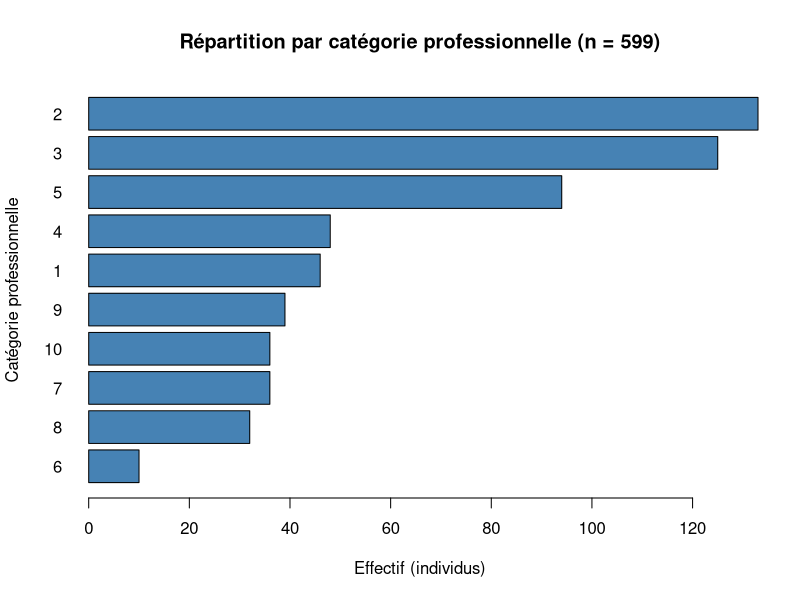
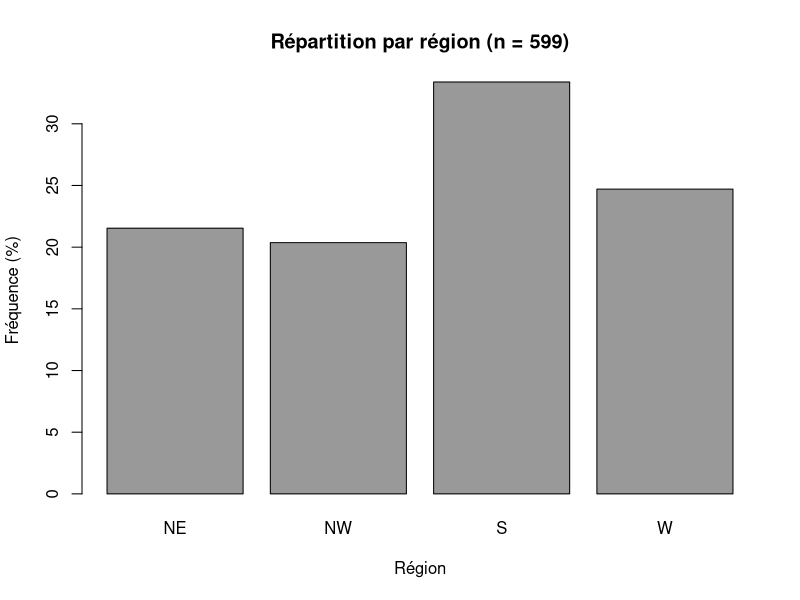
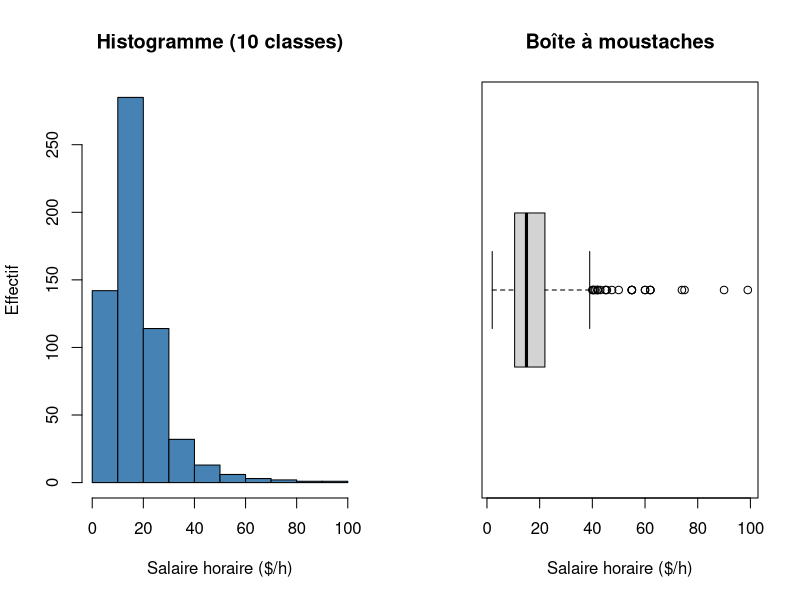
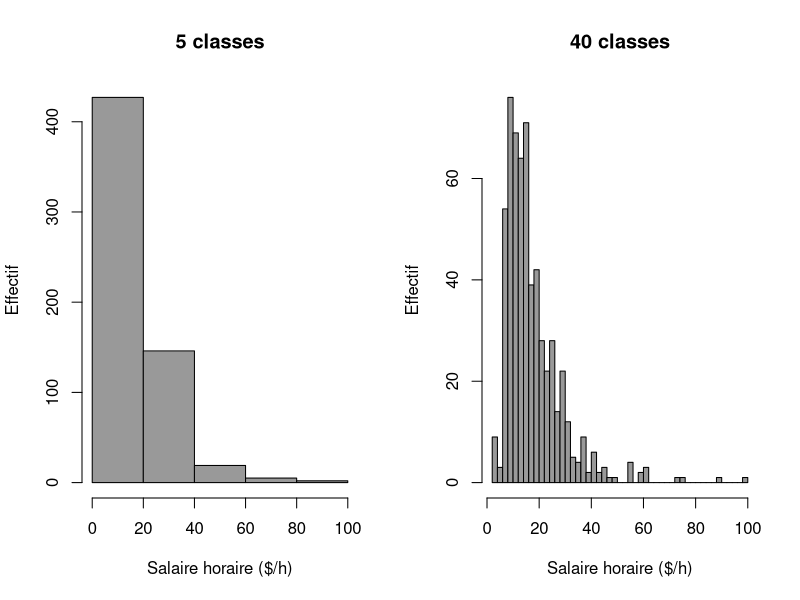
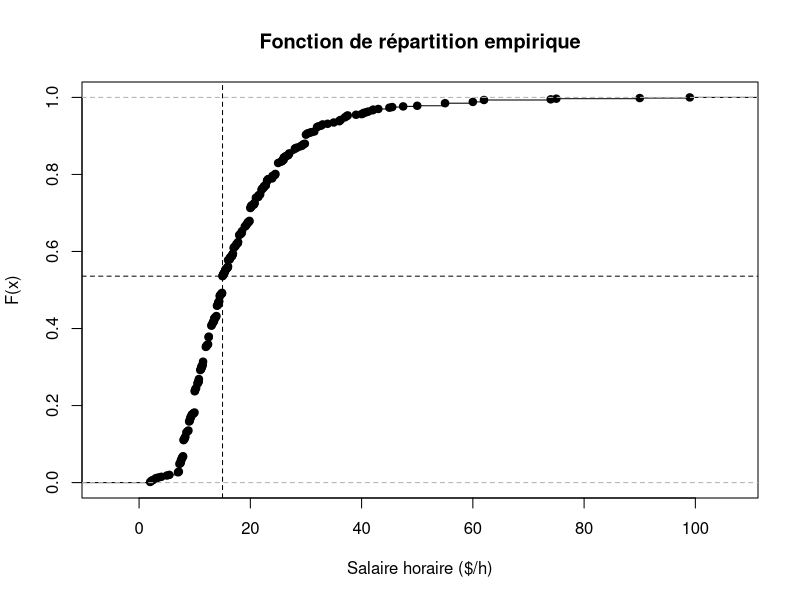
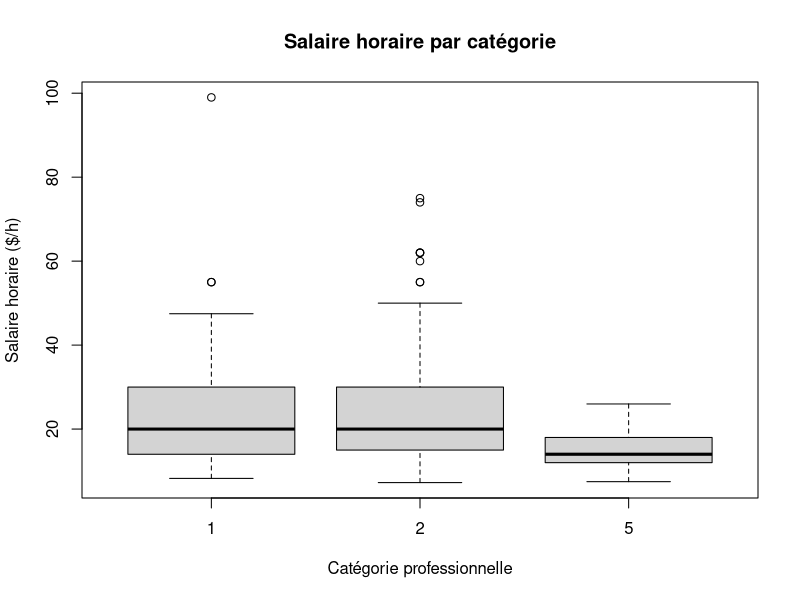
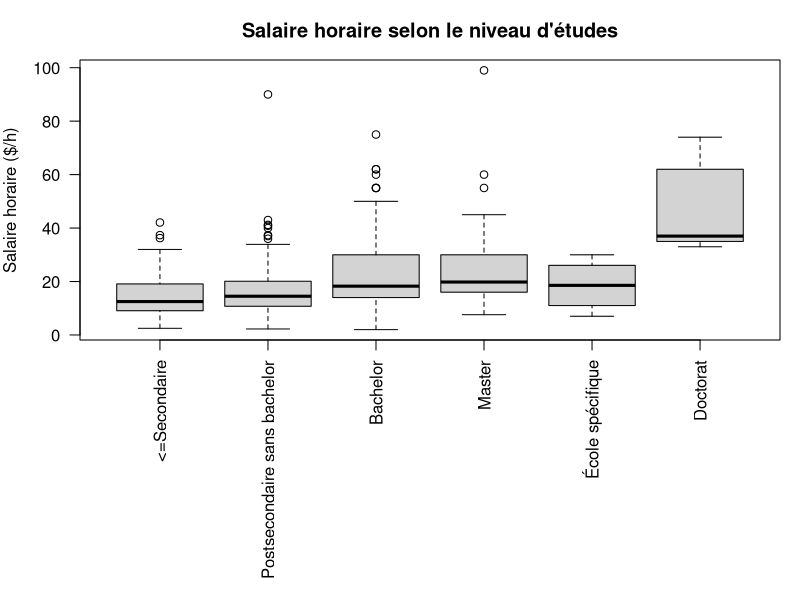
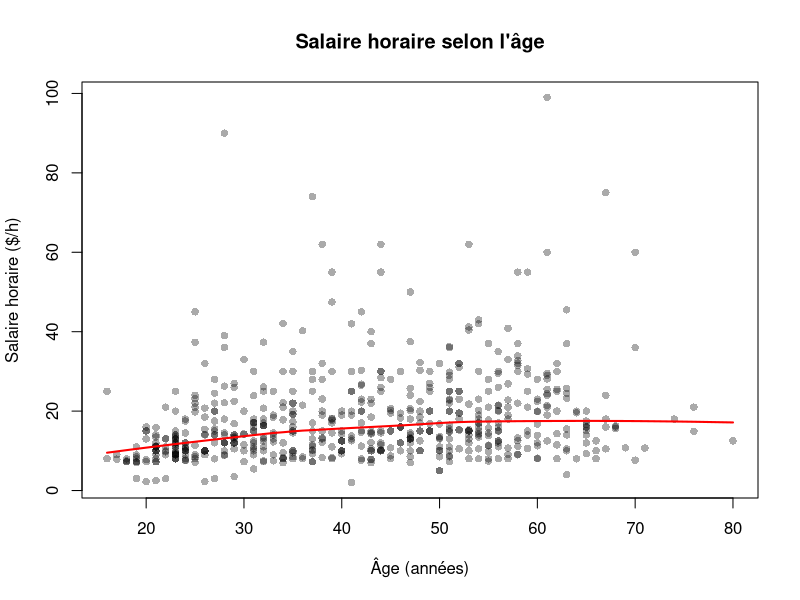

Source code (R) for these figures, in order:
# TP statistique descriptive — Partie 1 : Recensement (CPS, juillet 2012)
# Exécution : Rscript tp_partie1.R  (depuis le dossier contenant Recensement.txt)

# ---- 1.1 Importation et qualité des données ----

# Q1. Import : fichier texte, séparateur tabulation, en-tête
d <- read.table("Recensement.txt", header = TRUE, sep = "\t",
                stringsAsFactors = FALSE)
dim(d)        # observations x variables ; unité statistique = un individu
head(d, 5)    # aucune variable identifiante (nom, adresse) : affichage possible

# Q2-Q3. Types R, modalités présentes, valeurs manquantes, doublons
str(d)
controle <- data.frame(
  variable   = names(d),
  type_R     = sapply(d, class),
  n_NA       = colSums(is.na(d)),
  n_modalites = sapply(d, function(x) length(unique(x))),
  min        = sapply(d, function(x) if (is.numeric(x)) min(x, na.rm = TRUE) else NA),
  max        = sapply(d, function(x) if (is.numeric(x)) max(x, na.rm = TRUE) else NA),
  row.names  = NULL
)
controle
sum(duplicated(d))                 # lignes strictement identiques
for (v in c("SEXE", "REGION", "STAT_MARI", "SYNDICAT",
            "CATEGORIE", "NIV_ETUDES", "REV_FOYER")) {
  cat("\n", v, "\n"); print(table(d[[v]], useNA = "ifany"))
}

# Q4. Règles de contrôle : on signale, on ne supprime pas
regles <- list(
  age_hors_16_80      = d$AGE < 16 | d$AGE > 80,
  age_mineur          = d$AGE < 18,
  salaire_non_positif = d$SAL_HOR <= 0,
  salaire_tres_bas    = d$SAL_HOR < 7.25,      # sous le salaire minimum fédéral 2012
  salaire_tres_haut   = d$SAL_HOR > 75,
  enfants_ge_foyer    = d$NB_ENF >= d$NB_PERS, # au moins un adulte attendu
  foyer_plus_de_10    = d$NB_PERS > 10
)
sapply(regles, sum)
d[Reduce(`|`, regles[c("salaire_tres_haut", "foyer_plus_de_10")]), ]

# Q5. Population analysée pour SAL_HOR : salaires valides (non NA) et strictement positifs
# Ici les 599 individus le sont (0 NA, 0 salaire nul) : aucun n'est écarté, la
# population analysée est donc l'échantillon complet. Le garde-fou ci-dessous le vérifie
# et empêcherait de rédiger cette phrase si le fichier changeait.
sal_ok <- !is.na(d$SAL_HOR) & d$SAL_HOR > 0
c(valides = sum(sal_ok), exclus = sum(!sal_ok))
stopifnot(all(sal_ok))
# Sensibilité (Q4-Q5) : les salaires < 7,25 $/h (17 cas) et > 75 $/h (2 cas) sont signalés,
# pas supprimés ; ils peuvent être réels (temps partiel, pourboires, cadres) -> voir Q14-Q15.

# ---- 1.2 Décrire la population ----

# Q6. Effectifs et fréquences (dénominateur : n = nrow(d) = 599 individus, aucune NA)
# Attention : la région est codée NE/NW/S/W dans le fichier (le sujet écrit MW).
freq <- function(x) {
  t <- table(x)
  data.frame(modalite = names(t), effectif = as.vector(t),
             frequence_pct = round(100 * as.vector(prop.table(t)), 1))
}
for (v in c("SEXE", "REGION", "STAT_MARI", "SYNDICAT", "CATEGORIE")) {
  cat("\n", v, "(n =", nrow(d), ")\n"); print(freq(d[[v]]))
}

# Q7. Deux graphiques : barres horizontales ordonnées (CATEGORIE) et barres de SEXE
options(bitmapType = "cairo")   # accents corrects dans les PNG
invisible(Sys.setlocale("LC_ALL", "C.UTF-8"))
dir.create("figures", showWarnings = FALSE)
png("figures/fig_categories.png", width = 800, height = 500)
barplot(sort(table(d$CATEGORIE)), horiz = TRUE, las = 1, col = "steelblue",
        xlab = "Effectif (individus)", ylab = "Catégorie professionnelle",
        main = paste0("Répartition par catégorie professionnelle (n = ", nrow(d), ")"))
dev.off()
png("figures/fig_region.png", width = 600, height = 450)
barplot(100 * prop.table(table(d$REGION)), col = "grey60",
        ylab = "Fréquence (%)", xlab = "Région",
        main = paste0("Répartition par région (n = ", nrow(d), ")"))
dev.off()

# Q8. Niveaux d'études : codes d'origine puis regroupement (codes de l'énoncé)
table(d$NIV_ETUDES)
d$ETUDES <- cut(d$NIV_ETUDES, breaks = c(31, 39, 42, 43, 44, 45, 46),
                labels = c("<=Secondaire", "Postsecondaire sans bachelor",
                           "Bachelor", "Master", "École spécifique", "Doctorat"))
freq(d$ETUDES)

# Q9. Catégories 1, 2, 5 : pourcentages conditionnels
d3 <- subset(d, CATEGORIE %in% c(1, 2, 5))
round(100 * prop.table(table(d3$CATEGORIE, d3$SEXE), margin = 1), 1)    # sexe | catégorie
round(100 * prop.table(table(d3$CATEGORIE, d3$ETUDES), margin = 1), 1)  # études | catégorie
table(d3$CATEGORIE, d3$SEXE)  # effectifs bruts pour comparaison (Q10)

# ---- 1.3 Distributions et indicateurs ----

# Q11. Indicateurs (effectif valide, moyenne, médiane, écart-type, quartiles, min, max)
resume <- function(x) c(n = sum(!is.na(x)), moyenne = mean(x, na.rm = TRUE),
  mediane = median(x, na.rm = TRUE), ecart_type = sd(x, na.rm = TRUE),
  Q1 = unname(quantile(x, .25, na.rm = TRUE)), Q3 = unname(quantile(x, .75, na.rm = TRUE)),
  min = min(x, na.rm = TRUE), max = max(x, na.rm = TRUE))
round(t(sapply(d[c("AGE", "SAL_HOR", "NB_PERS", "NB_ENF")], resume)), 2)

# Q12-Q13. Histogramme et boîte à moustaches ; deux découpages différents
png("figures/fig_sal_dist.png", width = 900, height = 450)
par(mfrow = c(1, 2))
hist(d$SAL_HOR, breaks = 10, col = "steelblue", xlab = "Salaire horaire ($/h)",
     ylab = "Effectif", main = "Histogramme (10 classes)")
boxplot(d$SAL_HOR, horizontal = TRUE, xlab = "Salaire horaire ($/h)",
        main = "Boîte à moustaches")
dev.off()
png("figures/fig_sal_classes.png", width = 900, height = 450)
par(mfrow = c(1, 2))
hist(d$SAL_HOR, breaks = 5, col = "grey60", xlab = "Salaire horaire ($/h)",
     ylab = "Effectif", main = "5 classes")
hist(d$SAL_HOR, breaks = 40, col = "grey60", xlab = "Salaire horaire ($/h)",
     ylab = "Effectif", main = "40 classes")
dev.off()

# Q14-Q15. Moyenne vs médiane ; IQR et règle 1,5 x IQR
iqr <- IQR(d$SAL_HOR)
bornes <- quantile(d$SAL_HOR, c(.25, .75)) + c(-1.5, 1.5) * iqr
iqr; bornes
atypiques <- d$SAL_HOR < bornes[1] | d$SAL_HOR > bornes[2]
sum(atypiques); sort(d$SAL_HOR[atypiques])
# sensibilité aux valeurs extrêmes : moyenne et médiane sans les 2 plus hauts salaires
sans2 <- d$SAL_HOR[-order(d$SAL_HOR, decreasing = TRUE)[1:2]]
c(avec = mean(d$SAL_HOR), sans = mean(sans2))
c(avec = median(d$SAL_HOR), sans = median(sans2))

# Q16. Fonction de répartition empirique du salaire horaire
Fn <- ecdf(d$SAL_HOR)
png("figures/fig_ecdf_sal.png", width = 700, height = 450)
plot(Fn, xlab = "Salaire horaire ($/h)", ylab = "F(x)", main = "Fonction de répartition empirique")
abline(v = 15, h = Fn(15), lty = 2)
dev.off()
Fn(15)                        # proportion gagnant au plus 15 $/h
quantile(d$SAL_HOR, 0.9)      # quantile d'ordre 0,9

# Q17. Variance descriptive (n) vs corrigée (n-1) ; var() utilise n-1
n <- length(d$SAL_HOR)
c(var_R = var(d$SAL_HOR), n_moins_1 = sum((d$SAL_HOR - mean(d$SAL_HOR))^2) / (n - 1),
  n = sum((d$SAL_HOR - mean(d$SAL_HOR))^2) / n)

# ---- 1.4 Comparer et interpréter ----

# Q18. Salaires par catégorie 1, 2, 5 : tableau commun et boxplot comparatif
d3 <- subset(d, CATEGORIE %in% c(1, 2, 5))
d3$CATEGORIE <- factor(d3$CATEGORIE)
tab_cat <- aggregate(SAL_HOR ~ CATEGORIE, d3,
                     function(x) round(c(n = length(x), moy = mean(x), med = median(x),
                                         sd = sd(x), Q1 = unname(quantile(x, .25)),
                                         Q3 = unname(quantile(x, .75))), 2))
tab_cat
png("figures/fig_sal_categorie.png", width = 700, height = 450)
boxplot(SAL_HOR ~ CATEGORIE, d3, xlab = "Catégorie professionnelle",
        ylab = "Salaire horaire ($/h)", main = "Salaire horaire par catégorie")
dev.off()

# Q19. Salaire selon le sexe : global puis par catégorie
aggregate(SAL_HOR ~ SEXE, d, function(x) round(c(n = length(x), moy = mean(x), med = median(x)), 2))
aggregate(SAL_HOR ~ CATEGORIE + SEXE, d3, function(x) round(c(n = length(x), moy = mean(x), med = median(x)), 2))

# Q20. Études et salaire (association descriptive, pas de causalité)
aggregate(SAL_HOR ~ ETUDES, d, function(x) round(c(n = length(x), moy = mean(x), med = median(x)), 2))
png("figures/fig_sal_etudes.png", width = 900, height = 500)
par(mar = c(13, 4, 3, 1))
boxplot(SAL_HOR ~ ETUDES, d, las = 2, xlab = "", ylab = "Salaire horaire ($/h)",
        main = "Salaire horaire selon le niveau d'études")
dev.off()
cor(d$NIV_ETUDES, d$SAL_HOR, method = "spearman")

# Q21. Âge et salaire : nuage de points + lissage lowess
png("figures/fig_age_sal.png", width = 700, height = 450)
plot(d$AGE, d$SAL_HOR, pch = 16, col = "#00000055", xlab = "Âge (années)",
     ylab = "Salaire horaire ($/h)", main = "Salaire horaire selon l'âge")
lines(lowess(d$AGE, d$SAL_HOR), col = "red", lwd = 2)
dev.off()
cor(d$AGE, d$SAL_HOR)

# Q22. Syndicat selon la catégorie ; salaires syndiqués / non syndiqués
round(100 * prop.table(table(d$CATEGORIE, d$SYNDICAT), margin = 1), 1)
table(d$CATEGORIE, d$SYNDICAT)
aggregate(SAL_HOR ~ SYNDICAT, d, function(x) round(c(n = length(x), moy = mean(x), med = median(x)), 2))
aggregate(SAL_HOR ~ SYNDICAT + CATEGORIE, d3, function(x) round(c(n = length(x), med = median(x)), 2))

# ---- 1.5 Revenu du foyer (Q25) ----
# Classes 5 et 6 : bornes du dictionnaire initial 12 500-14 500 puis 15 000-20 000
# -> trou apparent [14 500 ; 15 000] à vérifier avec le dictionnaire complet ;
# effectifs par classe, aucune valeur exacte de revenu n'est calculable.
# Contrôle : toutes les classes 1 à 16 sont présentes, y compris 5 (n=7) et 6 (n=19) ;
# la discontinuité vient des bornes du dictionnaire, pas d'une classe manquante. Non corrigée.
stopifnot(setequal(unique(d$REV_FOYER), 1:16))
table(d$REV_FOYER)
round(100 * prop.table(table(d$REV_FOYER)), 1)
